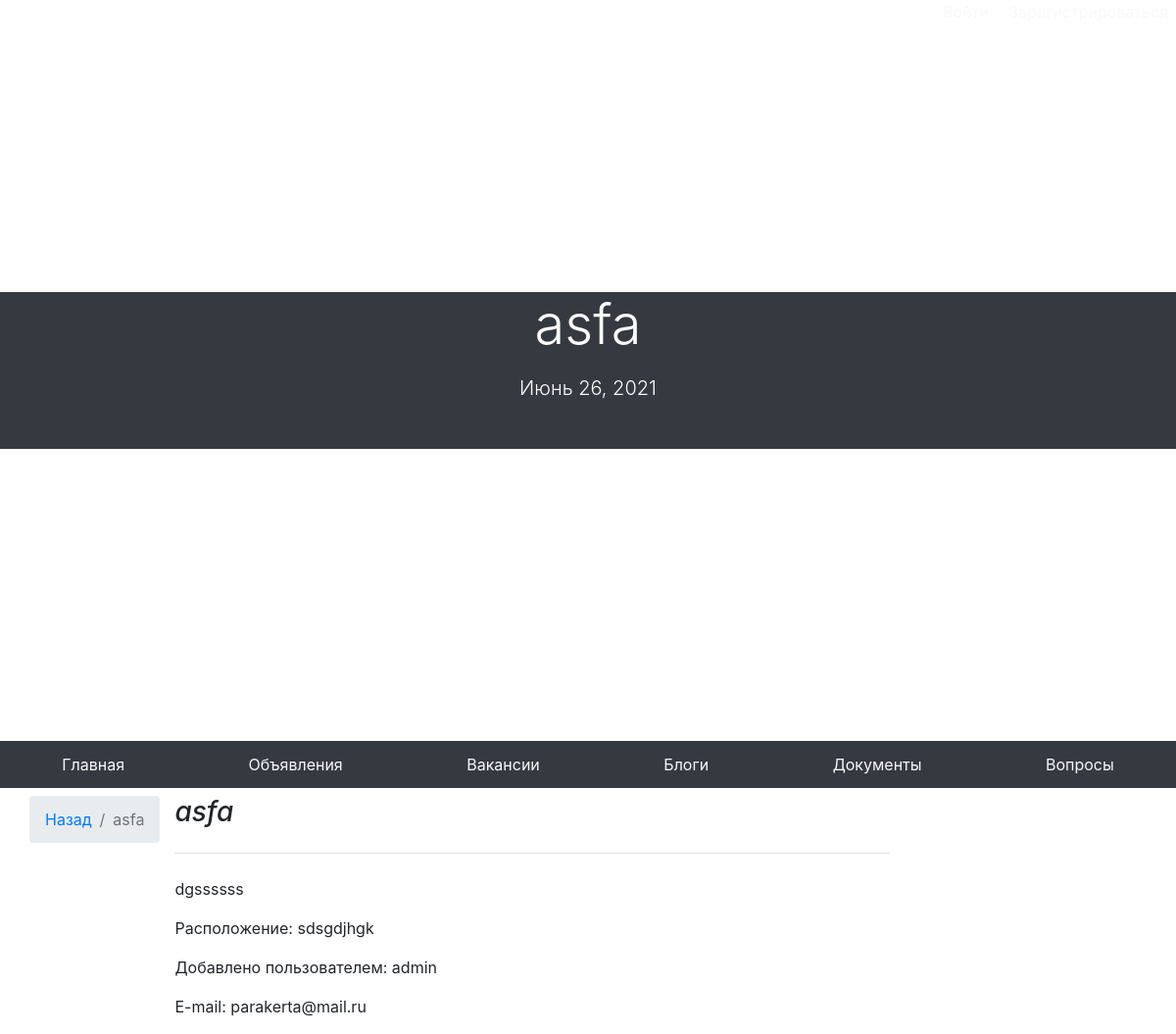
Screenshot of /ads/10 with the database file from the repository.
### ad/models.py (models this page shows, shortened)
class Ad(models.Model):
    id_ad = models.AutoField(primary_key=True, blank=True)
    author = models.ForeignKey(User, on_delete=models.SET_NULL, null=True, blank=True)
    title = models.CharField('Название объявления', max_length=50)
    description = models.TextField('Описание объявления')
    price = models.IntegerField('Цена')
    geo = models.TextField('Местоположение')
    date = models.DateField('Дата публикации', auto_now_add=True)
    status = models.BooleanField('Продано', default=False)
    class Meta:
        verbose_name = "Объявление"
        verbose_name_plural = "Объявления"

### ad/views.py (the view)
# urls.py: path('<id_ad>', views.detail, name='ad_detail'),
def detail(request, id_ad):
    context ={}
    ad = Ad.objects.get(id_ad=id_ad)
    form = AdForm(request.POST or None)
    if form.is_valid():
        ad_update = form.save(commit=False)
        ad_update.author = request.user
        ad_update.save()
    if request.method =="POST":
        ad.delete()
        return HttpResponseRedirect("/ads")
    context['form']= form
    context['ad']= ad
    return render(request, 'ad/detail.html', context)

### ad/templates/ad/detail.html (shortened to what this page needs)
{% extends 'main/base.html' %}
{% block name %}{{ad.title}}{% endblock %}
{% block description %}{{ad.date}}{% endblock %}
{% block content %}
<nav aria-label="breadcrumb">
  <ol class="breadcrumb">
    <li class="breadcrumb-item"><a href="{% url 'ads_index' %}">Назад</a></li>
    <li class="breadcrumb-item active" aria-current="page">{{ad.title}}</li>
  </ol>
</nav>
<div class="col-md-8 blog-main">
      <h3 class="pb-4 mb-4 font-italic border-bottom">
        {{ad.title}}
      </h3>
      <div class="blog-post">
        <p>{{ad.description}}</p>
          <p>Расположение: {{ad.geo}}</p>
          <p>Добавлено пользователем: {{ad.author.username}}</p>
          <p>E-mail: {{ad.author.email}}</p>
      </div>
    </div>
{% endblock %}

### main/templates/main/base.html (style rules this page uses)
html { overflow-x: hidden; }

### rows the page displays
Ad: title "asfa", date "Июнь 26, 2021", description "dgssssss", geo "sdsgdjhgk", author.username "admin", author.email "parakerta@mail.ru"
